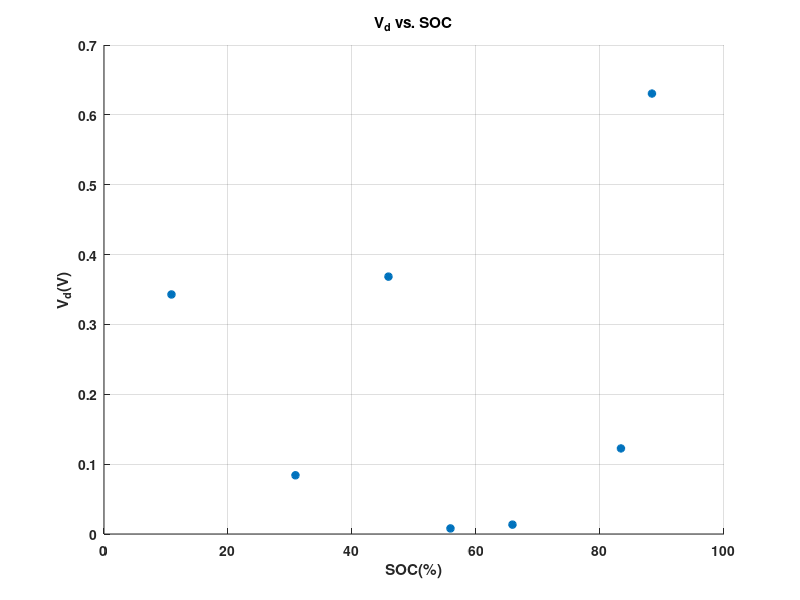

This figure's MATLAB source:
clc;
clear all;
close all;
SOC=[10.88 30.88 45.88 55.88 65.88 83.38 88.38];
Vd=[.3429 .0841 .3684 0.0080 .0134 .1225 .6305];
%%[a y] = lineReg(SOC, Vd);
hold on
plot(SOC,Vd,'*','LineWidth',2),xlabel('SOC(%)','FontWeight','bold'),ylabel('V_{d}(V)','FontWeight','bold'),set(gca,'FontWeight','bold'),title('V_{d} vs. SOC','FontWeight','bold'),grid on,xlim([0 100]);
%SOC = 0:100;
%plot(SOC, a.*SOC+y);
%drawaxis(gca, 'x', 0),grid on